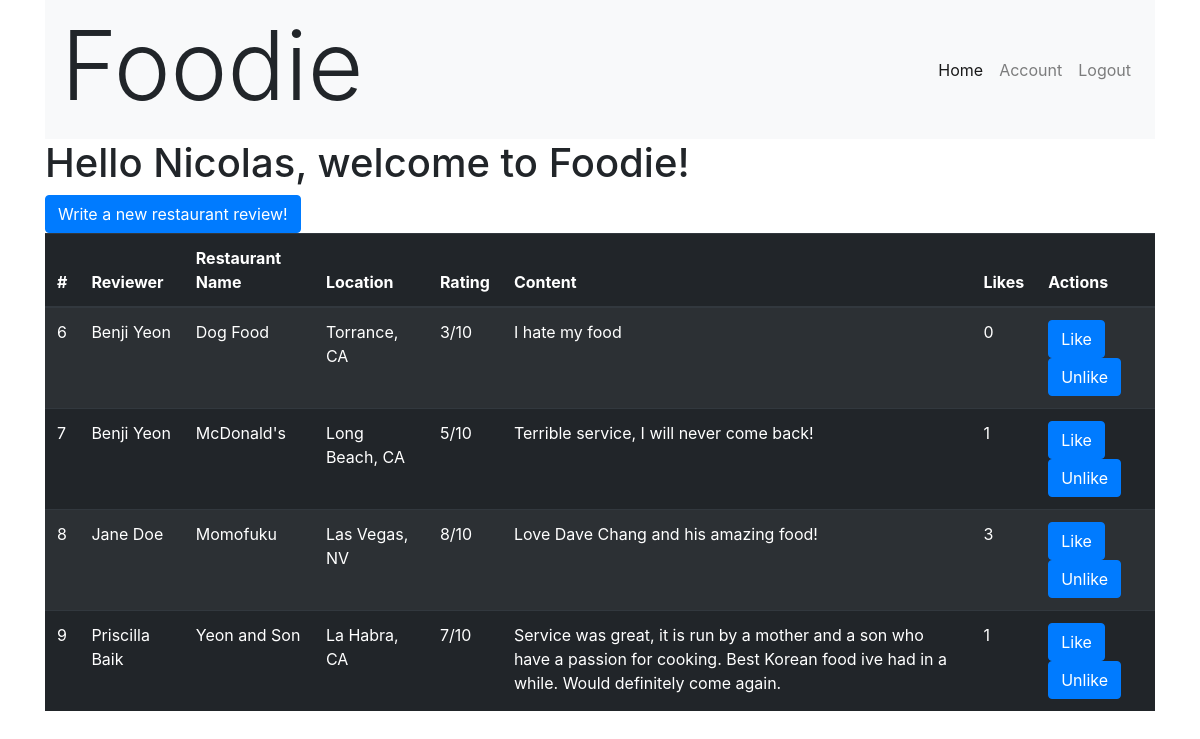
/dashboard (signed in), run on the app's committed database.
### FoodieApp/models.py (models this page shows)
class User(models.Model):
    first_name = models.CharField(max_length=255)
    last_name = models.CharField(max_length=255)
    email = models.EmailField(max_length=255)
    password = models.CharField(max_length=255)
    created_at = models.DateField(auto_now_add=True)
    updated_at = models.DateField(auto_now=True)
    objects = UserManager()

class Review(models.Model):
    restaurant_name = models.CharField(max_length=255)
    location = models.CharField(max_length=255)
    rating = models.IntegerField()
    content = models.CharField(max_length=255)
    creator = models.ForeignKey(
        User, related_name="has_created_review", on_delete=models.CASCADE)
    liked_by = models.ManyToManyField(User, related_name="liked_reviews")
    created_at = models.DateField(auto_now_add=True)
    updated_at = models.DateField(auto_now=True)
    objects = ReviewManager()

### FoodieApp/views.py (the view)
# urls.py: path('dashboard', views.dashboard),
def dashboard(request):
    this_user = User.objects.get(id=request.session['user_id'])
    if 'user_id' not in request.session:
        return redirect('/')
    else:
        context = {
            'liked_reviews': Review.objects.filter(liked_by=this_user),
            'all_reviews': Review.objects.all(),
            'this_user': this_user
        }
        return render(request, 'dashboard.html', context)

### FoodieApp/templates/dashboard.html (shortened to what this page needs)
<!DOCTYPE html>
<html lang="en">
<head>
    <link rel="stylesheet" href="https://maxcdn.bootstrapcdn.com/bootstrap/4.0.0/css/bootstrap.min.css"
>
</head>
<body>
    <div class="container">
        <nav class="navbar navbar-expand-lg navbar-light bg-light">
            <h1 class="display-1">Foodie</h1>
            <div class="collapse navbar-collapse justify-content-end" id="navbarNav">
                <ul class="navbar-nav">
                    <li class="nav-item active">
                        <a class="nav-link" href="/dashboard">Home<span class="sr-only">(current)</span></a>
                    </li>
                    <li class="nav-item">
                        <a class="nav-link" href="/view_account/{{request.session.user_id}}">Account</a>
                    </li>
                    <li class="nav-item">
                        <a class="nav-link" href="/logout">Logout</a>
                    </li>
                </ul>
            </div>
        </nav>
        <h1>Hello {{request.session.first_name}}, welcome to Foodie!</h1>
        <div class="column">
            <a href="/new_review/{{request.session.user_id}}"><button class="btn btn-primary" type="submit">Write a new
                    restaurant
                    review!</button></a>
        </div>
        <div class="column">
            <table class="table table-striped table-dark">
                <thead>
                    <tr>
                        <th scope="col">#</th>
                        <th scope="col">Reviewer</th>
                        <th scope="col">Restaurant Name</th>
                        <th scope="col">Location</th>
                        <th scope="col">Rating</th>
                        <th scope="col">Content</th>
                        <th scope="col">Likes</th>
                        <th scope="col">Actions</th>
                    </tr>
                </thead>
                <tbody>
                    {% for Review in all_reviews %}
                    {% if Review.creator.id is not request.session.user_id %}
                    <tr>
                        <td>{{ Review.id }}</td>
                        <td>{{ Review.creator.first_name }} {{ Review.creator.last_name }}</td>
                        <td>{{ Review.restaurant_name }}</td>
                        <td>{{ Review.location }}</td>
                        <td>{{ Review.rating }}/10</td>
                        <td>{{ Review.content }}</td>
                        <td>{{ Review.liked_by.count }}</td>
                        <td>
                            {% if this_user not in liked_reviews %}
                            <a href="/like/{{Review.id}}"><button class="btn btn-primary"
                                    type="submit">Like</button></a>
                            {% endif %}
                            {% if this_user != Review.liked_by.all %}
                            <a href="/unlike/{{Review.id}}"><button class="btn btn-primary"
                                    type="submit">Unlike</button></a>
                            {% endif %}
                        </td>
                    </tr>
                    {% endif %}
                    {% endfor %}
                </tbody>
            </table>
        </div>
    </div>
</body>
</html>

### data on the page
User: session.first_name "Nicolas"
Review: id "6", creator.first_name "Benji", creator.last_name "Yeon", restaurant_name "Dog Food", location "Torrance, CA", rating "3", content "I hate my food", liked_by.count "0"
Review: id "7", creator.first_name "Benji", creator.last_name "Yeon", restaurant_name "McDonald's", location "Long Beach, CA", rating "5", content "Terrible service, I will never come back!", liked_by.count "1"
Review: id "8", creator.first_name "Jane", creator.last_name "Doe", restaurant_name "Momofuku", location "Las Vegas, NV", rating "8", content "Love Dave Chang and his amazing food!", liked_by.count "3"
Review: id "9", creator.first_name "Priscilla", creator.last_name "Baik", restaurant_name "Yeon and Son", location "La Habra, CA", rating "7", content "Service was great, it is run by a mother and a son who have a passion for cooking. Best Korean food ive had in a while. Would definitely come again.", liked_by.count "1"
